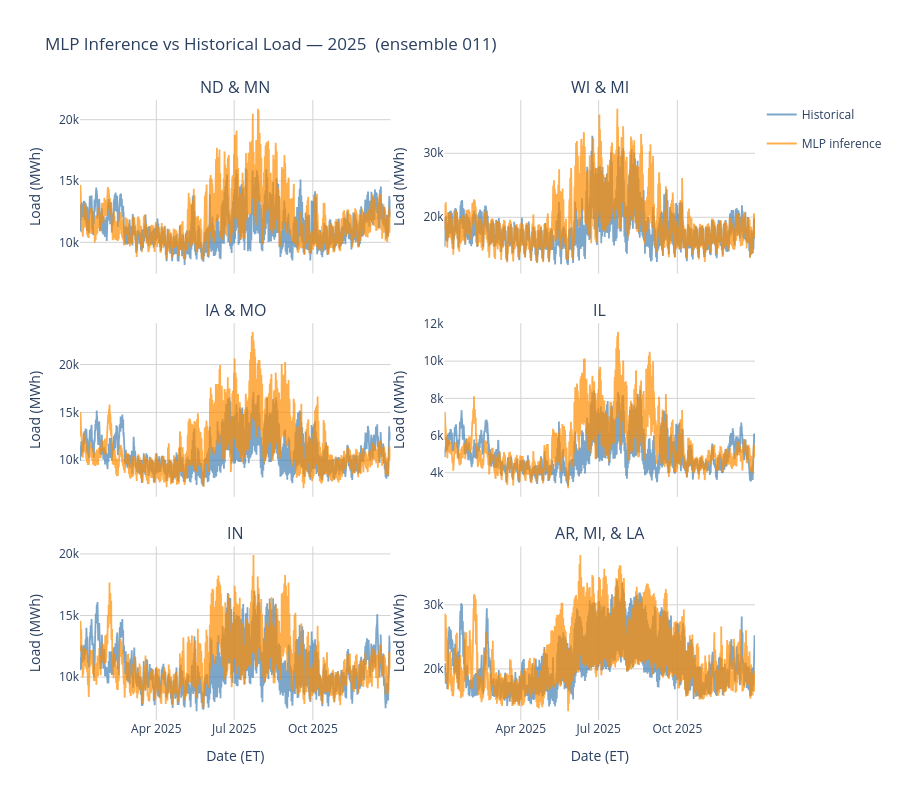

Notebook source saved alongside this figure:
### Markdown cell above
## MLP Inference vs Historical Load — Ensemble 011, 2015

### Code cell
from pathlib import Path
from plotly.subplots import make_subplots
import plotly.graph_objects as go

INFER_DIR = Path("/glade/work/rbhandarkar/Inputs/Load Profiles/011")
HIST_DIR  = Path("/glade/u/home/rbhandarkar/Inputs/Load Regression/MISO historical loads")
ZONES     = ["MISO-0001", "MISO-0027", "MISO-0035", "MISO-0004", "MISO-0006", "MISO-8910"]
LOCAL_TZ  = "America/Indiana/Indianapolis"
YEAR      = 2025

title_map = {"MISO-0001" : "ND & MN", "MISO-0027" : "WI & MI", "MISO-0035": "IA & MO", "MISO-0004" : "IL", "MISO-0006" : "IN", "MISO-8910": "AR, MI, & LA"}

# ── Load inference CSVs → UTC ─────────────────────────────────────────────────
infer_utc = {}
for z in ZONES:
    df = pd.read_csv(INFER_DIR / f"{z}_load_{YEAR}.csv", index_col=0)
    df.index = pd.to_datetime(df.index, utc=True)
    infer_utc[z] = df["predicted_load_mwh"]

# ── Load historical MISO XLS → UTC → resample 6H in UTC ──────────────────────
hist_raw = pd.read_excel(
    HIST_DIR / f"{YEAR}1231_dfal_HIST.xls",
    index_col=0, header=5,
)
hist_raw = hist_raw[:-2].drop(columns=["MTLF (MWh)"])
hist_raw = hist_raw[~(hist_raw.index == "MarketDay")]
hist_raw.index = pd.to_datetime(hist_raw.index)
hist_raw.index = hist_raw.index + pd.to_timedelta(hist_raw["HourEnding"] - 1, unit="h")
# EST has no DST — localize as fixed UTC-5 then convert to UTC
hist_raw.index = hist_raw.index.tz_localize("Etc/GMT+5").tz_convert("UTC")

hist_wide = hist_raw.pivot_table(
    index=hist_raw.index, columns="LoadResource Zone", values="ActualLoad (MWh)"
)
# hist_wide["LRZ8_9_10"] = hist_wide["LRZ8_9_10"].fillna(0) + hist_wide["LRZ8_9"].fillna(0)
hist_wide = hist_wide.drop(columns=["MISO"])
hist_wide.columns = ZONES

# Resample in UTC so bin boundaries match inference timestamps
hist_6h_utc = hist_wide.resample("6h").mean()

# ── Align on common UTC index ─────────────────────────────────────────────────
common_utc = infer_utc[ZONES[0]].index.intersection(hist_6h_utc.index)
print(f"Common 6H timestamps: {len(common_utc)}")
print(f"  {common_utc[0]}  →  {common_utc[-1]}")

# Local-time index for x-axis display
common_local = common_utc.tz_convert(LOCAL_TZ)

# ── Plotly: 3×2 subplots, one per zone ───────────────────────────────────────
SMOOTH = 28   # 28 × 6h = 7 days

fig = make_subplots(
    rows=3, cols=2,
    subplot_titles=ZONES,
    shared_xaxes=True,
    vertical_spacing=0.08,
    horizontal_spacing=0.08,
)

for i, z in enumerate(ZONES):
    row, col = i // 2 + 1, i % 2 + 1

    pred   = infer_utc[z].loc[common_utc]
    actual = hist_6h_utc[z].loc[common_utc]

    pred_s   = pred
    actual_s = actual

    fig.add_trace(go.Scatter(
        x=common_local, y=actual_s.values,
        mode="lines", name="Historical",
        line=dict(color="steelblue", width=1.8),
        opacity=0.7,
        legendgroup="actual", showlegend=(i == 0),
        hovertemplate="%{x|%b %d}<br>Actual: %{y:,.0f} MWh<extra>Historical</extra>",
    ), row=row, col=col)

    fig.add_trace(go.Scatter(
        x=common_local, y=pred_s.values,
        mode="lines", name="MLP inference",
        line=dict(color="darkorange", width=1.8),
        opacity=0.7,
        legendgroup="pred", showlegend=(i == 0),
        hovertemplate="%{x|%b %d}<br>Predicted: %{y:,.0f} MWh<extra>MLP inference</extra>",
    ), row=row, col=col)

    # Annotate MAE/RMSE in subplot title
    fig.layout.annotations[i].text = (
        f"{title_map[z]}")

    fig.update_yaxes(title_text="Load (MWh)", row=row, col=col)
    if row == 3:
        fig.update_xaxes(title_text="Date (ET)", row=row, col=col)

fig.update_layout(
    title=f"MLP Inference vs Historical Load — {YEAR}  (ensemble 011)",
    height=800,
    paper_bgcolor="white",
    plot_bgcolor="white",
    hovermode="x unified",
    legend=dict(x=1.01, y=1),
)
fig.update_xaxes(showgrid=True, gridcolor="lightgrey")
fig.update_yaxes(showgrid=True, gridcolor="lightgrey")
fig.show()

### Figure 1 — Plotly figure (JSON) as saved in the notebook; plotly's stock layout.template omitted (floating-point values rounded to 4 significant figures; data arrays with more than 128 entries replaced by an {"elided": "..."} marker saying what was removed)
{"data": [{"hovertemplate": "%{x|%b %d}<br>Actual: %{y:,.0f} MWh<extra>Historical</extra>", "legendgroup": "actual", "line": {"color": "steelblue", "width": 1.8}, "mode": "lines", "name": "Historical", "opacity": 0.7, "showlegend": true, "type": "scatter", "x": {"elided": "1453 str values"}, "xaxis": "x", "y": {"elided": "1453 float values"}, "yaxis": "y"}, {"hovertemplate": "%{x|%b %d}<br>Predicted: %{y:,.0f} MWh<extra>MLP inference</extra>", "legendgroup": "pred", "line": {"color": "darkorange", "width": 1.8}, "mode": "lines", "name": "MLP inference", "opacity": 0.7, "showlegend": true, "type": "scatter", "x": {"elided": "1453 str values"}, "xaxis": "x", "y": {"elided": "1453 float values"}, "yaxis": "y"}, {"hovertemplate": "%{x|%b %d}<br>Actual: %{y:,.0f} MWh<extra>Historical</extra>", "legendgroup": "actual", "line": {"color": "steelblue", "width": 1.8}, "mode": "lines", "name": "Historical", "opacity": 0.7, "showlegend": false, "type": "scatter", "x": {"elided": "1453 str values"}, "xaxis": "x2", "y": {"elided": "1453 float values"}, "yaxis": "y2"}, {"hovertemplate": "%{x|%b %d}<br>Predicted: %{y:,.0f} MWh<extra>MLP inference</extra>", "legendgroup": "pred", "line": {"color": "darkorange", "width": 1.8}, "mode": "lines", "name": "MLP inference", "opacity": 0.7, "showlegend": false, "type": "scatter", "x": {"elided": "1453 str values"}, "xaxis": "x2", "y": {"elided": "1453 float values"}, "yaxis": "y2"}, {"hovertemplate": "%{x|%b %d}<br>Actual: %{y:,.0f} MWh<extra>Historical</extra>", "legendgroup": "actual", "line": {"color": "steelblue", "width": 1.8}, "mode": "lines", "name": "Historical", "opacity": 0.7, "showlegend": false, "type": "scatter", "x": {"elided": "1453 str values"}, "xaxis": "x3", "y": {"elided": "1453 float values"}, "yaxis": "y3"}, {"hovertemplate": "%{x|%b %d}<br>Predicted: %{y:,.0f} MWh<extra>MLP inference</extra>", "legendgroup": "pred", "line": {"color": "darkorange", "width": 1.8}, "mode": "lines", "name": "MLP inference", "opacity": 0.7, "showlegend": false, "type": "scatter", "x": {"elided": "1453 str values"}, "xaxis": "x3", "y": {"elided": "1453 float values"}, "yaxis": "y3"}, {"hovertemplate": "%{x|%b %d}<br>Actual: %{y:,.0f} MWh<extra>Historical</extra>", "legendgroup": "actual", "line": {"color": "steelblue", "width": 1.8}, "mode": "lines", "name": "Historical", "opacity": 0.7, "showlegend": false, "type": "scatter", "x": {"elided": "1453 str values"}, "xaxis": "x4", "y": {"elided": "1453 float values"}, "yaxis": "y4"}, {"hovertemplate": "%{x|%b %d}<br>Predicted: %{y:,.0f} MWh<extra>MLP inference</extra>", "legendgroup": "pred", "line": {"color": "darkorange", "width": 1.8}, "mode": "lines", "name": "MLP inference", "opacity": 0.7, "showlegend": false, "type": "scatter", "x": {"elided": "1453 str values"}, "xaxis": "x4", "y": {"elided": "1453 float values"}, "yaxis": "y4"}, {"hovertemplate": "%{x|%b %d}<br>Actual: %{y:,.0f} MWh<extra>Historical</extra>", "legendgroup": "actual", "line": {"color": "steelblue", "width": 1.8}, "mode": "lines", "name": "Historical", "opacity": 0.7, "showlegend": false, "type": "scatter", "x": {"elided": "1453 str values"}, "xaxis": "x5", "y": {"elided": "1453 float values"}, "yaxis": "y5"}, {"hovertemplate": "%{x|%b %d}<br>Predicted: %{y:,.0f} MWh<extra>MLP inference</extra>", "legendgroup": "pred", "line": {"color": "darkorange", "width": 1.8}, "mode": "lines", "name": "MLP inference", "opacity": 0.7, "showlegend": false, "type": "scatter", "x": {"elided": "1453 str values"}, "xaxis": "x5", "y": {"elided": "1453 float values"}, "yaxis": "y5"}, {"hovertemplate": "%{x|%b %d}<br>Actual: %{y:,.0f} MWh<extra>Historical</extra>", "legendgroup": "actual", "line": {"color": "steelblue", "width": 1.8}, "mode": "lines", "name": "Historical", "opacity": 0.7, "showlegend": false, "type": "scatter", "x": {"elided": "1453 str values"}, "xaxis": "x6", "y": {"elided": "1453 float values"}, "yaxis": "y6"}, {"hovertemplate": "%{x|%b %d}<br>Predicted: %{y:,.0f} MWh<extra>MLP inference</extra>", "legendgroup": "pred", "line": {"color": "darkorange", "width": 1.8}, "mode": "lines", "name": "MLP inference", "opacity": 0.7, "showlegend": false, "type": "scatter", "x": {"elided": "1453 str values"}, "xaxis": "x6", "y": {"elided": "1453 float values"}, "yaxis": "y6"}], "layout": {"annotations": [{"font": {"size": 16}, "showarrow": false, "text": "ND & MN", "x": 0.23, "xanchor": "center", "xref": "paper", "y": 1, "yanchor": "bottom", "yref": "paper"}, {"font": {"size": 16}, "showarrow": false, "text": "WI & MI", "x": 0.77, "xanchor": "center", "xref": "paper", "y": 1, "yanchor": "bottom", "yref": "paper"}, {"font": {"size": 16}, "showarrow": false, "text": "IA & MO", "x": 0.23, "xanchor": "center", "xref": "paper", "y": 0.64, "yanchor": "bottom", "yref": "paper"}, {"font": {"size": 16}, "showarrow": false, "text": "IL", "x": 0.77, "xanchor": "center", "xref": "paper", "y": 0.64, "yanchor": "bottom", "yref": "paper"}, {"font": {"size": 16}, "showarrow": false, "text": "IN", "x": 0.23, "xanchor": "center", "xref": "paper", "y": 0.28, "yanchor": "bottom", "yref": "paper"}, {"font": {"size": 16}, "showarrow": false, "text": "AR, MI, & LA", "x": 0.77, "xanchor": "center", "xref": "paper", "y": 0.28, "yanchor": "bottom", "yref": "paper"}], "height": 800, "hovermode": "x unified", "legend": {"x": 1.01, "y": 1}, "paper_bgcolor": "white", "plot_bgcolor": "white", "title": {"text": "MLP Inference vs Historical Load — 2025  (ensemble 011)"}, "xaxis": {"anchor": "y", "domain": [0, 0.46], "gridcolor": "lightgrey", "matches": "x5", "showgrid": true, "showticklabels": false}, "xaxis2": {"anchor": "y2", "domain": [0.54, 1], "gridcolor": "lightgrey", "matches": "x6", "showgrid": true, "showticklabels": false}, "xaxis3": {"anchor": "y3", "domain": [0, 0.46], "gridcolor": "lightgrey", "matches": "x5", "showgrid": true, "showticklabels": false}, "xaxis4": {"anchor": "y4", "domain": [0.54, 1], "gridcolor": "lightgrey", "matches": "x6", "showgrid": true, "showticklabels": false}, "xaxis5": {"anchor": "y5", "domain": [0, 0.46], "gridcolor": "lightgrey", "showgrid": true, "title": {"text": "Date (ET)"}}, "xaxis6": {"anchor": "y6", "domain": [0.54, 1], "gridcolor": "lightgrey", "showgrid": true, "title": {"text": "Date (ET)"}}, "yaxis": {"anchor": "x", "domain": [0.72, 1], "gridcolor": "lightgrey", "showgrid": true, "title": {"text": "Load (MWh)"}}, "yaxis2": {"anchor": "x2", "domain": [0.72, 1], "gridcolor": "lightgrey", "showgrid": true, "title": {"text": "Load (MWh)"}}, "yaxis3": {"anchor": "x3", "domain": [0.36, 0.64], "gridcolor": "lightgrey", "showgrid": true, "title": {"text": "Load (MWh)"}}, "yaxis4": {"anchor": "x4", "domain": [0.36, 0.64], "gridcolor": "lightgrey", "showgrid": true, "title": {"text": "Load (MWh)"}}, "yaxis5": {"anchor": "x5", "domain": [0, 0.28], "gridcolor": "lightgrey", "showgrid": true, "title": {"text": "Load (MWh)"}}, "yaxis6": {"anchor": "x6", "domain": [0, 0.28], "gridcolor": "lightgrey", "showgrid": true, "title": {"text": "Load (MWh)"}}}}
